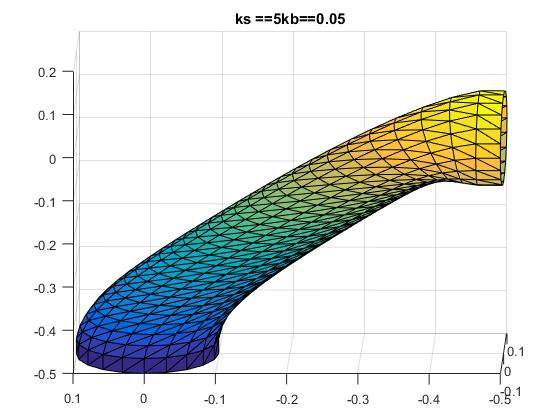
%> input picture exam/i1.jpg, 560 x 420 px
$ octave --eval "result = getpointsASM(imread('../exam/i1.jpg'));"   (GNU Octave 9; MATLAB toolbox functions it lacks are replaced by stand-ins)
%> lines starting %> are read from the running program, lines starting %| are printed output that depends on the picture
% Author - Aditya Tatu
% Date - Oct 2013
% Usage - pts = getpointsASM(I)
% Inputs : I - The image I will be shown on which the user may click on the
%              desired landmarks. Assumed to be grayscale or in RGB format.
% Outputs: pts - This will be a k x 2 array for k landmarks. Column 1
%                contains image column coordinates, while column 2 stores
%                image row coordinates. Column nos. increase from left to
%                right, while row nos increase from top to bottom.
%----------------------------------------------------------------------------
function pts = getpointsASM(I)
if size(I,3) > 1
    I = rgb2gray(I);
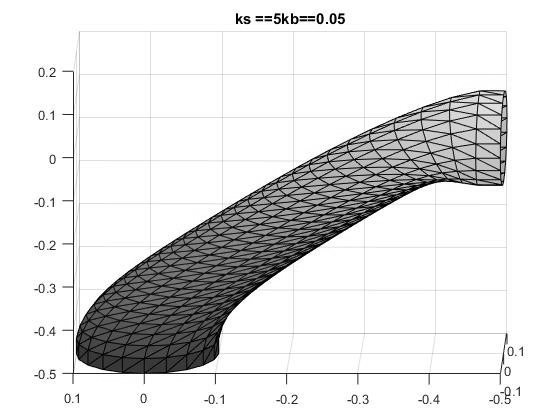
%> I: size 420x560 uint8; min 0, max 255, mean 224
end
button =1;
x1 = [];
y1 = [];
while button==1
    title('Left click to enter points and Press any other key to stop');hold on;
    imshow(I);hold on;axis image;plot(x1,y1,'r*','MarkerSize',5);hold on;
%> (the run ends here)
